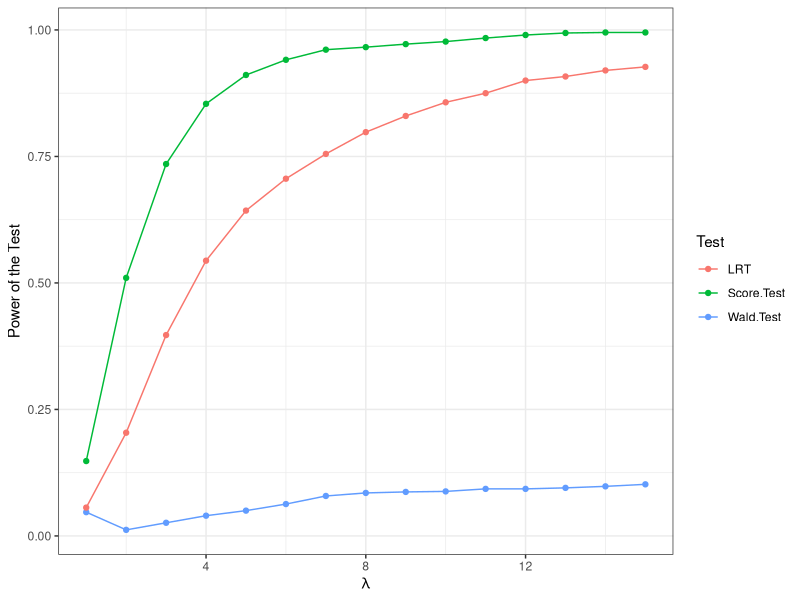

Write R code to recreate this figure. (Note: this script raises an error after producing the figure.)
setwd("D:/Academic/Assignments/Survival Analysis_AG/Assignment 1/")

library(dplyr)
library(tidyr)
library(ggplot2)

# Comparing different Confidence interval performances
# Simulation for Type 1 and Type 2 censoring
sim.type1 <- function(n, T0, theta = 1, seed = 1234) {
    set.seed(seed)  # set a seed
    t_i <- rexp(n, rate = 1/theta)
    x_i <- pmin(t_i, T0)
    del_i <- ifelse(t_i < T0, 1, 0)
    
    return(data.frame("Observation" = x_i, "Indicator" = del_i))
}


sim.type2 <- function(n, r, theta = 1, seed = 1234) {
    set.seed(seed)  # set a seed
    t_i <- rexp(n, rate = 1/theta)
    t_r <- sort(t_i)[r]
    x_i <- pmin(t_i, t_r)
    del_i <- ifelse(t_i < t_r, 1, 0)
    
    return(data.frame("Observation" = x_i, "Indicator" = del_i))
}


# Function to create the CI's
ci.type2 <- function(data, alpha = 0.05) {
    x_i <- data$Observation
    del_i <- data$Indicator
    r <- sum(del_i)
    theta_mle <- sum(x_i) / r
    ci1 <- c(2*r*theta_mle/ qchisq(1-alpha/2, df = 2*r), 2*r*theta_mle/ qchisq(alpha/2, df = 2*r))
    
    return(ci1)
}

ci.type1 <- function(data, T0, alpha = 0.05) {
    x_i <- data$Observation
    del_i <- data$Indicator
    r <- sum(del_i)
    n <- length(x_i)
    V <- sum(x_i)
    theta_mle <- V / r
    
    # asymptotic CI based on I(theta)
    ci1 <- c(theta_mle + qnorm(alpha/2) * theta_mle / sqrt(n * (1 - exp(-T0/theta_mle) )),
             theta_mle - qnorm(alpha/2) * theta_mle / sqrt(n * (1 - exp(-T0/theta_mle) )) )
    
    # asymptotic CI based on observed Fisher's information
    ci2 <- c(theta_mle + qnorm(alpha/2) * theta_mle / sqrt(r),
             theta_mle - qnorm(alpha/2) * theta_mle / sqrt(r) )
    
    # Cox's CI
    ci3 <- c(2*r*theta_mle/ qchisq(1-alpha/2, df = 2*r + 1), 
             2*r*theta_mle/ qchisq(alpha/2, df = 2*r + 1))
    
    # LRT based CI
    ci4.upper <- tryCatch({
        uniroot(f = function(theta) { 2*r*log(theta) + 2*V/theta - (qchisq(1-alpha, df = 1) + 2*r*log(theta_mle) + 2*r)}, interval = c(theta_mle, V))$root
    }, error = function(cond){
        return(theta_mle)
    })
    
    ci4.lower <- tryCatch({
        uniroot(f = function(theta) { 2*r*log(theta) + 2*V/theta - (qchisq(1-alpha, df = 1) + 2*r*log(theta_mle) + 2*r)}, interval = c(1e-5, theta_mle))$root
    }, error = function(cond){
        return(theta_mle)
    })
    
    ci4 <- c(ci4.lower, ci4.upper)
    
    return(list("CI1" = ci1, "CI2" = ci2, "CI3" = ci3, "CI4" = ci4))
    
}


do.sim_ci <- function(B, n, T0, theta, seed = 1234) {
    # B = number of resamples
    set.seed(seed)
    data_seeds <- sample(1:1e6, size = B)   # seeds to use to generate data
    
    r <- round(n * (1 - exp(-T0/theta)))  # E(r) under type1 is used as parameter for type 2
    pb <- txtProgressBar(min = 0, max = B, style = 3)  # initialize a progress bar
    
    # matrix to contain output of length of CI and coverage by the CI
    lenMat <- matrix(NA, nrow = B, ncol = 5)
    coverageMat <- matrix(FALSE, nrow = B, ncol = 5)  
    
    for (b in 1:B) {
        df.type1 <- sim.type1(n, T0, theta, seed = data_seeds[b])
        df.type2 <- sim.type2(n, r, theta, seed = data_seeds[b])
        
        out <- ci.type1(df.type1, T0)
        if ((out$CI1[1] <= theta) & (out$CI1[2] >= theta)) { coverageMat[b, 1] <- TRUE }
        if ((out$CI2[1] <= theta) & (out$CI2[2] >= theta)) { coverageMat[b, 2] <- TRUE }
        if ((out$CI3[1] <= theta) & (out$CI3[2] >= theta)) { coverageMat[b, 3] <- TRUE }
        if ((out$CI4[1] <= theta) & (out$CI4[2] >= theta)) { coverageMat[b, 4] <- TRUE }
        lenMat[b, 1] <- out$CI1[2] - out$CI1[1]
        lenMat[b, 2] <- out$CI2[2] - out$CI2[1]
        lenMat[b, 3] <- out$CI3[2] - out$CI3[1]
        lenMat[b, 4] <- out$CI4[2] - out$CI4[1]
        
        out <- ci.type2(df.type2)
        if ((out[1] <= theta) & (out[2] >= theta)) { coverageMat[b, 5] <- TRUE }
        lenMat[b, 5] <- out[2] - out[1]
        
        setTxtProgressBar(pb, value = b)  # update progress bar
    }
    
    close(pb) # close the connection to progress bar
    
    result <- data.frame(Method = c("CI1", "CI2", "CI3", "CI4", "CI5"),
                         `Average Length` = round(colMeans(lenMat, na.rm = TRUE),3),
                         `Coverage Probability` = round(colMeans(coverageMat, na.rm = TRUE), 3))
    return(result)
}


# Proportion of Censoring 5%
theta <- 1
T0 <- theta * log(1/0.05)
out <- do.sim_ci(B = 1000, n = 100, T0 = T0, theta = theta, seed = 1911)  # change value of n as required
out
paste(out$Average.Length, collapse = " & ")
paste(out$Coverage.Probability, collapse = " & ")

# Proportion of Censoring 10%
theta <- 1
T0 <- theta * log(1/0.1)
out <- do.sim_ci(B = 1000, n = 100, T0 = T0, theta = theta, seed = 1911)  # change value of n as required
out
paste(out$Average.Length, collapse = " & ")
paste(out$Coverage.Probability, collapse = " & ")

# Proportion of Censoring 20%
theta <- 1
T0 <- theta * log(1/0.2)
out <- do.sim_ci(B = 1000, n = 5, T0 = T0, theta = theta, seed = 1911)  # change value of n as required
out
paste(out$Average.Length, collapse = " & ")
paste(out$Coverage.Probability, collapse = " & ")


############################################
library(dplyr)
library(tidyr)
library(ggplot2)

# Comparing Performances of different tests
# Random Censoring under Exponential Model
sim.RandomCensor <- function(n, lambda, seed = 1234, censoring_dist = "exp", ...) {
    set.seed(seed)
    
    Ti <- rexp(n, rate = lambda)
    if (censoring_dist == "exp") {
        Ci <- rexp(n, ...)
    } else if (censoring_dist == "weibull") {
        Ci <- rweibull(n, ...)
    } else if (censoring_dist == "unif") {
        Ci <- runif(n, ...)
    } else {
        stop("Unknown Censoring distribution")
    }
    
    Xi <- pmin(Ti, Ci)
    del_i <- ifelse(Ti < Ci, 1, 0)
    
    return(data.frame("Observation" = Xi, "Indicator" = del_i))
}

# Obtain power of 4 asymp. tests for H0: lambda = lambda0 vs H1: lambda != lambda0
do.sim_test <- function(B, n, lambda0, lambda_alt, seed = 1234, censoring_dist = "exp", censor_param = NULL) {
    # B = number of resamples
    set.seed(seed)
    data_seeds <- sample(1:1e6, size = B)   # seeds to use to generate data
    
    pb <- txtProgressBar(min = 0, max = B, style = 3)  # initialize a progress bar
    
    lambda_test <- c(lambda0, lambda_alt)
    power_mat <- array(0, dim = c(B, length(lambda_test), 3))  # a 3d array to hold the indicator of test result
    crit_val <- qchisq(p = 0.95, df = 1)
    
    for (b in 1:B) {
        for (i in 1:length(lambda_test)) {
            if (censoring_dist == "exp") {
                tau <- censor_param$rate[i]
                df <- sim.RandomCensor(n, lambda = lambda_test[i], seed = data_seeds[b], censoring_dist = "exp", rate = tau)
            } else if (censoring_dist == "unif") {
                theta <- censor_param$theta[i]
                df <- sim.RandomCensor(n, lambda = lambda_test[i], seed = data_seeds[b], censoring_dist = "unif", max = theta)
            } else if (censoring_dist == "weibull") {
                rate <- censor_param$rate[i]
                df <- sim.RandomCensor(n, lambda = lambda_test[i], seed = data_seeds[b], censoring_dist = "weibull", shape = 2, scale = rate)
            }
            d <- sum(df$Indicator)
            if (d == 0) { d <- 1e-8 }
            V <- sum(df$Observation)
            
            Ts <- (d - V*lambda0)^2 * ((d/V)^2 / (d * lambda0^2))
            if (Ts > crit_val) { power_mat[b, i, 1] <- 1 }
            Tw <- (d - V*lambda0)^2/d
            if (Tw > crit_val) { power_mat[b, i, 2] <- 1 }
            Tlr <- 2 * (lambda0 - (d/V))*V - 2*d*log(lambda0/(d/V))
            if (Tlr > crit_val) { power_mat[b, i, 3] <- 1 }
            
        }
        
        setTxtProgressBar(pb, value = b)  # update progress bar
    }
    
    close(pb)
    
    # compute the power curve
    out <- sapply(1:3, FUN = function(i) { colMeans(power_mat[, , i]) })
    out <- data.frame("lambda" = lambda_test, "Score Test" = out[, 1], "Wald Test" = out[, 2], "LRT" = out[, 3])
    out <- out %>% pivot_longer(2:4, names_to = "Test", values_to = "Power")
    
    return(out)
}

# Obtain area and size metric
metric <- function(out) {
    approx.size <- out %>% filter(lambda == 1) %>% select(Test, Size = Power)
    approx.area <- out %>% filter(lambda > 1) %>% group_by(Test) %>% 
        summarise(Area = (2 * sum(Power) - first(Power) - last(Power))/(2 * max(lambda)), .groups = 'drop')
    
    res <- approx.size %>% left_join(approx.area, by = "Test")
    print(paste(round(c(res$Size, res$Area),3), collapse = " & "))
    
    return(res)
}


# censoring under G ~ Exp(tau)
lambda0 <- 1
lambda_alt <- 2:15
censor_prop <- 0.4  # change as required
sample_size <- 5   # change as required
censor_param <- list("rate" = c(lambda0, lambda_alt) * censor_prop / (1 - censor_prop))

out <- do.sim_test(1000, sample_size, lambda0, lambda_alt, seed = 1911, censoring_dist = "exp", censor_param = censor_param)
metric(out)
ggplot(out, aes(x = lambda, y = Power, color = Test)) + geom_line() + geom_point() + xlab(expression(lambda)) + ylab("Power of the Test") + theme_bw() + 
    ggsave(paste0(paste('ExpTest',censor_prop, sample_size, sep = "-"), '.jpg'))


# censoring under G ~ Unif(theta)
lambda0 <- 1
lambda_alt <- 2:15
censor_prop <- 0.4  # change as required
sample_size <- 5  # change as required
censor_param <- list("theta" = 2 * (c(lambda0, lambda_alt)-censor_prop)/c(lambda0, lambda_alt)^2 )

out <- do.sim_test(1000, sample_size, lambda0, lambda_alt, seed = 1911, censoring_dist = "unif", censor_param = censor_param)
metric(out)
ggplot(out, aes(x = lambda, y = Power, color = Test)) + geom_line() + geom_point() + xlab(expression(lambda)) + ylab("Power of the Test") + theme_bw() 


# censoring under G ~ Weibull(tau, 2)
lambda0 <- 1
lambda_alt <- 2:15
censor_prop <- 0.4  # change as required
sample_size <- 5  # change as required

censor_param <- list("rate" = sapply(c(lambda0, lambda_alt), FUN = function(lambda) {
    uniroot(f = function(tau) {
        (1 - censor_prop) - sqrt(pi)/ tau * exp(lambda^2/(2 * tau^2)) * pnorm(lambda/(2*tau),lower.tail = FALSE)
    }, interval = c(0.5, 100))$root
}))

out <- do.sim_test(1000, sample_size, lambda0, lambda_alt, seed = 1911, censoring_dist = "weibull", censor_param = censor_param)
metric(out)
ggplot(out, aes(x = lambda, y = Power, color = Test)) + geom_line() + geom_point() + xlab(expression(lambda)) + ylab("Power of the Test") + theme_bw() 








